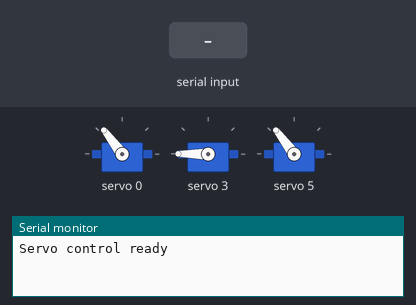
A sketch run on a simulated Arduino Uno, built with avr-gcc and run on an emulated ATmega328P. Shown: 3 × servo, the last lines printed to the serial monitor. The test bench sets the inputs (shaded band).

Above: at 1.2 s.
1.3 s: "L" received over Serial
At 9.1 s:
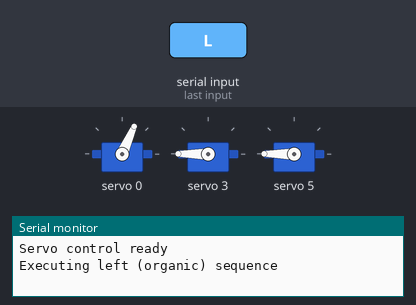
At 15.2 s:
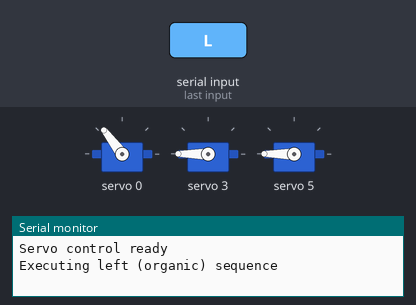
Timing chart, 0 to 18.3 s (numbered marks = the images above; inputs shaded):
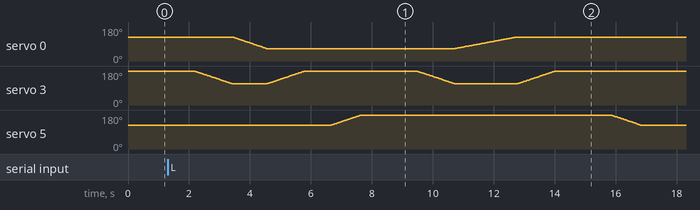

Measured:
- after the input at 1.3 s, servo 5: rises from 127° to 180° in 0.96 s, then falls to 127° in 9.2 s

The sketch:

pickanddrop.ino
```cpp
#include <Wire.h>
#include <Adafruit_PWMServoDriver.h>

// Create an instance of the Adafruit PWM Servo Driver
Adafruit_PWMServoDriver pwm = Adafruit_PWMServoDriver();

#define NUM_SERVOS 5
#define SERVO_MIN 0   // Minimum pulse length
#define SERVO_MAX 600 // Maximum pulse length
#define SERVO_DELAY 100 // Delay between movements

// Define servo pins
int servoPins[NUM_SERVOS] = {0, 1, 2, 3, 5}; // Excluding pin 4 as it's spoiled

void setup() {
  Serial.begin(9600);
  Serial.println("Servo control ready");

  pwm.begin();
  pwm.setPWMFreq(50);  // Set PWM frequency to 50 Hz

  // Initial positions for servos
  pwm.setPWM(0, 0, 380); // Claw
  // pwm.setPWM(1, 0, 590); // End effector holder
  // pwm.setPWM(2, 0, 590); // Holder for servo 1
  pwm.setPWM(3, 0, 590); // Frame holder
  pwm.setPWM(5, 0, 380); // Base
}

void moveClawOpen() {
  for (int pos = 250; pos <= 380; pos++) {
    pwm.setPWM(0, 0, pos); // Claw open
    delay(15);
  }
}

void moveClawClose() {
  for (int pos = 380; pos >= 250; pos--) {
    pwm.setPWM(0, 0, pos); // Claw close
    delay(8);
  }
}

// void moveEndEffectorLeft() {
//   for (int pos = 590; pos >= 300; pos--) {
//     pwm.setPWM(1, 0, pos); // End effector holder move left
//     delay(8);
//   }
// }

//  void moveEndEffectorRight() {
//    for (int pos = 300; pos <= 590; pos++) {
//      pwm.setPWM(1, 0, pos); // End effector holder move right
//      delay(8);
//    }
//  }

//  void twistHolderLeft() {
//   for (int pos = 590; pos >= 300; pos--) {
//      pwm.setPWM(2, 0, pos); // Holder twist left
//      delay(8);
//    }
//  }

//  void twistHolderRight() {
//   for (int pos = 300; pos <= 590; pos++) {
//      pwm.setPWM(2, 0, pos); // Holder twist right
//      delay(8);
//    }
//  }

void moveArmUp() {
  for (int pos = 350; pos <= 590; pos++) {
    pwm.setPWM(3, 0, pos); // Arm down
    delay(8);
  }
}

void moveArmDown() {
  for (int pos = 590; pos >= 350; pos--) {
    pwm.setPWM(3, 0, pos); // Arm up
    delay(8);
  }
}

void moveBaseRight() {
  for (int pos = 380; pos >= 120; pos--) {
    pwm.setPWM(5, 0, pos); // Base turn left
    delay(8);
  }
}
void moveBaseLeftFromRight(){
  for (int pos = 120; pos <= 380; pos++) {
    pwm.setPWM(5, 0, pos); // Base turn right
    delay(8);
  }
}
void moveBaseLeft() {
  for (int pos = 380; pos <= 600; pos++) {
    pwm.setPWM(5, 0, pos); // Base turn right
    delay(8);
  }
}
void moveBaseRightFromLeft(){
  for (int pos = 600; pos >= 380; pos--) {
    pwm.setPWM(5, 0, pos); // Base turn left
    delay(8);
  }
}

void loop() {
  if (Serial.available() > 0) {
    char command = Serial.read();

    if (command == 'L') {
      Serial.println("Executing left (organic) sequence");

      // Sequence for moving to the left (organic)
      moveArmDown();
      moveClawClose();
      moveArmUp();
      moveBaseLeft();
      moveArmDown();
      moveClawOpen();
      moveArmUp();
      moveBaseRightFromLeft();
    }
    else if (command == 'R') {
      Serial.println("Executing right (recycle) sequence");

      // Sequence for moving to the right (recycle)
      moveArmDown();
      moveClawClose();
      moveArmUp();
      moveBaseRight();
      moveArmDown();
      moveClawOpen();
      moveArmUp();
      moveBaseLeftFromRight();
    }
    else {
      Serial.println("Unknown command received");
    }
  }
}
```
